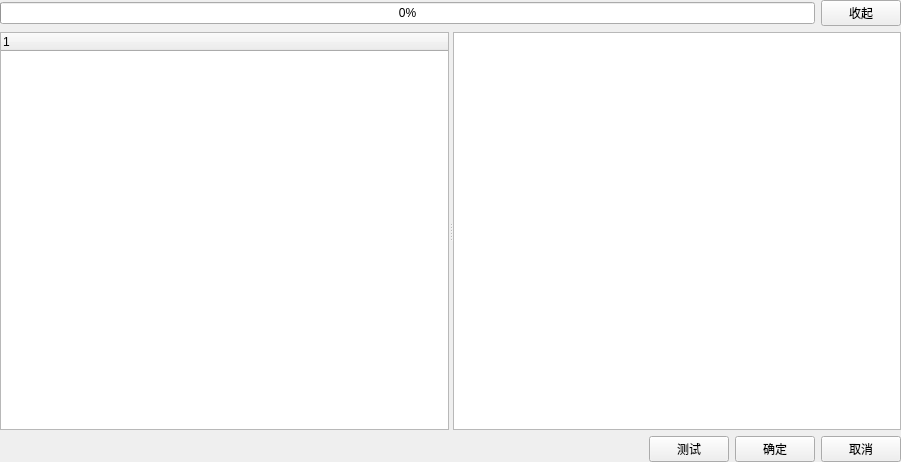
<?xml version="1.0" encoding="UTF-8"?>
<ui version="4.0">
 <class>ExportSql</class>
 <widget class="QWidget" name="ExportSql">
  <property name="geometry">
   <rect>
    <x>0</x>
    <y>0</y>
    <width>901</width>
    <height>462</height>
   </rect>
  </property>
  <property name="windowTitle">
   <string>Form</string>
  </property>
  <layout class="QVBoxLayout" name="verticalLayout">
   <property name="spacing">
    <number>6</number>
   </property>
   <property name="leftMargin">
    <number>0</number>
   </property>
   <property name="topMargin">
    <number>0</number>
   </property>
   <property name="rightMargin">
    <number>0</number>
   </property>
   <property name="bottomMargin">
    <number>0</number>
   </property>
   <item>
    <layout class="QHBoxLayout" name="horizontalLayout">
     <item>
      <widget class="QProgressBar" name="progressBar">
       <property name="value">
        <number>0</number>
       </property>
       <property name="format">
        <string>%p%</string>
       </property>
      </widget>
     </item>
     <item>
      <widget class="QPushButton" name="pushButton">
       <property name="text">
        <string>收起</string>
       </property>
      </widget>
     </item>
    </layout>
   </item>
   <item>
    <widget class="QSplitter" name="splitter">
     <property name="sizePolicy">
      <sizepolicy hsizetype="Expanding" vsizetype="Expanding">
       <horstretch>0</horstretch>
       <verstretch>0</verstretch>
      </sizepolicy>
     </property>
     <property name="orientation">
      <enum>Qt::Orientation::Horizontal</enum>
     </property>
     <widget class="QTreeWidget" name="treeWidget">
      <column>
       <property name="text">
        <string notr="true">1</string>
       </property>
      </column>
     </widget>
     <widget class="QTextEdit" name="textEdit"/>
    </widget>
   </item>
   <item>
    <layout class="QHBoxLayout" name="horizontalLayout_2">
     <item>
      <spacer name="horizontalSpacer">
       <property name="orientation">
        <enum>Qt::Orientation::Horizontal</enum>
       </property>
       <property name="sizeHint" stdset="0">
        <size>
         <width>40</width>
         <height>20</height>
        </size>
       </property>
      </spacer>
     </item>
     <item>
      <widget class="QPushButton" name="testBtn">
       <property name="text">
        <string>测试</string>
       </property>
      </widget>
     </item>
     <item>
      <widget class="QPushButton" name="okBtn">
       <property name="text">
        <string>确定</string>
       </property>
      </widget>
     </item>
     <item>
      <widget class="QPushButton" name="CancelBtn">
       <property name="text">
        <string>取消</string>
       </property>
      </widget>
     </item>
    </layout>
   </item>
  </layout>
 </widget>
 <resources/>
 <connections/>
</ui>
